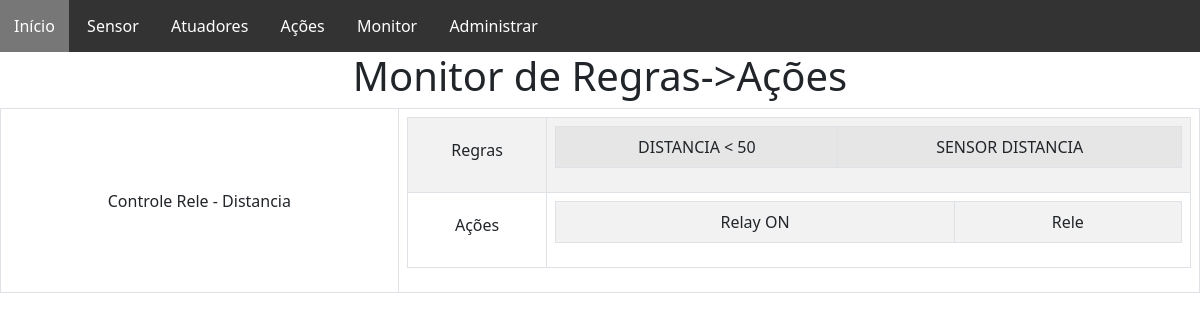
Screenshot of /monitor/ with the database file from the repository.
### monitor/models.py (models this page shows, shortened)
class RulesMonitor(models.Model):
    tag_monitor = models.CharField(max_length=100, null=True , verbose_name="Nome",)
    rules = models.ManyToManyField(Rule, related_name='tag_monitor', verbose_name="Regras",)
    actionsTrue = models.ManyToManyField(Action, related_name='tag_monitor', verbose_name="Ações",)
    class Meta:
         verbose_name = "Monitor"
         verbose_name_plural = "3 - Monitores"

class Rule(models.Model):
    CONDITIONS = (
        ("1", ">"),
        ("2", "≥"),
        ("3", "<"),
        ("4", "≤"),
        ("5", "="),
        ("6", "!="),
    )
    tag_rule = models.CharField(max_length=100, null=True,verbose_name="Regra",)
    sensor = models.ForeignKey(Sensor, on_delete=models.CASCADE, null=True)
    condition = models.CharField(max_length=1, choices=CONDITIONS, blank=False, null=False)
    value = models.CharField(max_length=100, null=True)
    date_created = models.DateTimeField(auto_now_add=True, null=True)
    date_updated = models.DateTimeField(auto_now=True, null=True)
    class Meta:
         verbose_name = "Regra"
         verbose_name_plural = "1 - Regras"

class Action(models.Model):
    tag_action = models.CharField(max_length=100, null=True)
    actuator = models.ForeignKey(Actuator, on_delete=models.CASCADE, null=True)
    data = models.CharField(max_length=200, null=True, blank= True, verbose_name="Data in Json Format")
    value = models.CharField(max_length=100, null=True, blank=True)
    date_created = models.DateTimeField(auto_now_add=True, null=True)
    date_updated = models.DateTimeField(auto_now=True, null=True)
    class Meta:
         verbose_name = "Ação"
         verbose_name_plural = "2 - Ações"

### data/models.py (models this page shows, shortened)
class Sensor(models.Model):
    controller = models.ForeignKey(MicroController, null=True, on_delete=models.SET_NULL)
    tag_sensor = models.CharField(max_length=100, null=True)
    type_sensor = models.CharField(max_length=100, null=True)
    model_sensor = models.CharField(max_length=100, null=True)
    description = models.TextField(max_length=2000, null=True)
    port_sensor = models.CharField(max_length=100, null=True)
    description_port = models.TextField(max_length=2000, null=True)
    send_message = models.BooleanField(verbose_name='Monitorar via Telegram?', default=False)
    date_created = models.DateTimeField(auto_now=True, null=True)
    date_updated = models.DateTimeField(auto_now=True, null=True)
    class Meta:
         verbose_name = "Sensor"
         verbose_name_plural = "4 - Sensor"

class Actuator(models.Model):
    controller = models.ForeignKey(MicroController, null=True, on_delete=models.SET_NULL)
    tag_actuator = models.CharField(max_length=100, null=True)
    type_actuator = models.CharField(max_length=100, null=True)
    model_actuator = models.CharField(max_length=100, null=True)
    description = models.TextField(max_length=2000, null=True)
    port_actuator = models.CharField(max_length=100, null=True)
    description_port = models.TextField(max_length=2000, null=True)
    active_status = models.BooleanField(default=False)
    send_message = models.BooleanField(verbose_name='Monitorar via Telegram?', default=False)
    date_created = models.DateTimeField(auto_now=True, null=True)
    date_updated = models.DateTimeField(auto_now=True, null=True)
    class Meta:
         verbose_name = "Atuador"
         verbose_name_plural = "5 - Atuador"

### monitor/views.py (the view)
# urls.py: path('monitor/', include('monitor.urls'), name="monitor"),
def monitor(response):
    monitors = RulesMonitor.objects.all()
    rules = Rule.objects.all()
    actions = Action.objects.all()
    return render(
        response,
        "main/monitor_index.html",
        {"monitors": monitors, "rules": rules, "actions": actions},
    )

### monitor/templates/main/monitor_index.html (shortened to what this page needs)
{% extends 'menu.html'%}
{% block content %}
    <table class="table table-bordered">
      <thead class="class='thead-dark'">
        <h1 align='center'> Monitor de Regras->Ações</h1>
      </thead>
    <tbody>
      {% for monitor in monitors.all %}
        <tr>
            <td bgcolor="GREY" align='center' valign="middle" ><h7>{{monitor.tag_monitor}}</h7></td>
            <td>
                  <table class="table table-bordered table-striped">
                    <tbody>
                    <tr>
                      <td align='center' valign="middle" > <h6>Regras</h6></td>
                      <td>
                        <table class="table table-striped table-bordered">
                          <tbody>
                            {% for rule in monitor.rules.all %}
                                <tr align='center'>
                                  <td>{{rule.tag_rule}}</td>
                                  <td>{{rule.sensor.tag_sensor}}</td>
                                </tr>
                            {% endfor %}
                          </tbody>
                        </table>
                      </td>
                      </td>
                    </tr>
                    <tr>
                      <td align='center' valign="middle"> <h6>Ações</h6></td>
                      <td>
                        <table class="table table-striped table-bordered">
                          <tbody>
                            {% for action in monitor.actionsTrue.all %}
                                <tr align='center'>
                                  <td>{{action.tag_action}}</td>
                                  <td>{{action.actuator.tag_actuator}}</td>
                            {% endfor %}
                          </tbody>
                        </table>
                      </td>
                    </tr>
                    </tbody>
                  </table>
      {% endfor %}
{% endblock %}

### rows the page displays
RulesMonitor: tag_monitor "Controle Rele - Distancia"
Rule: tag_rule "DISTANCIA < 50", sensor.tag_sensor "SENSOR DISTANCIA"
Action: tag_action "Relay ON", actuator.tag_actuator "Rele"
